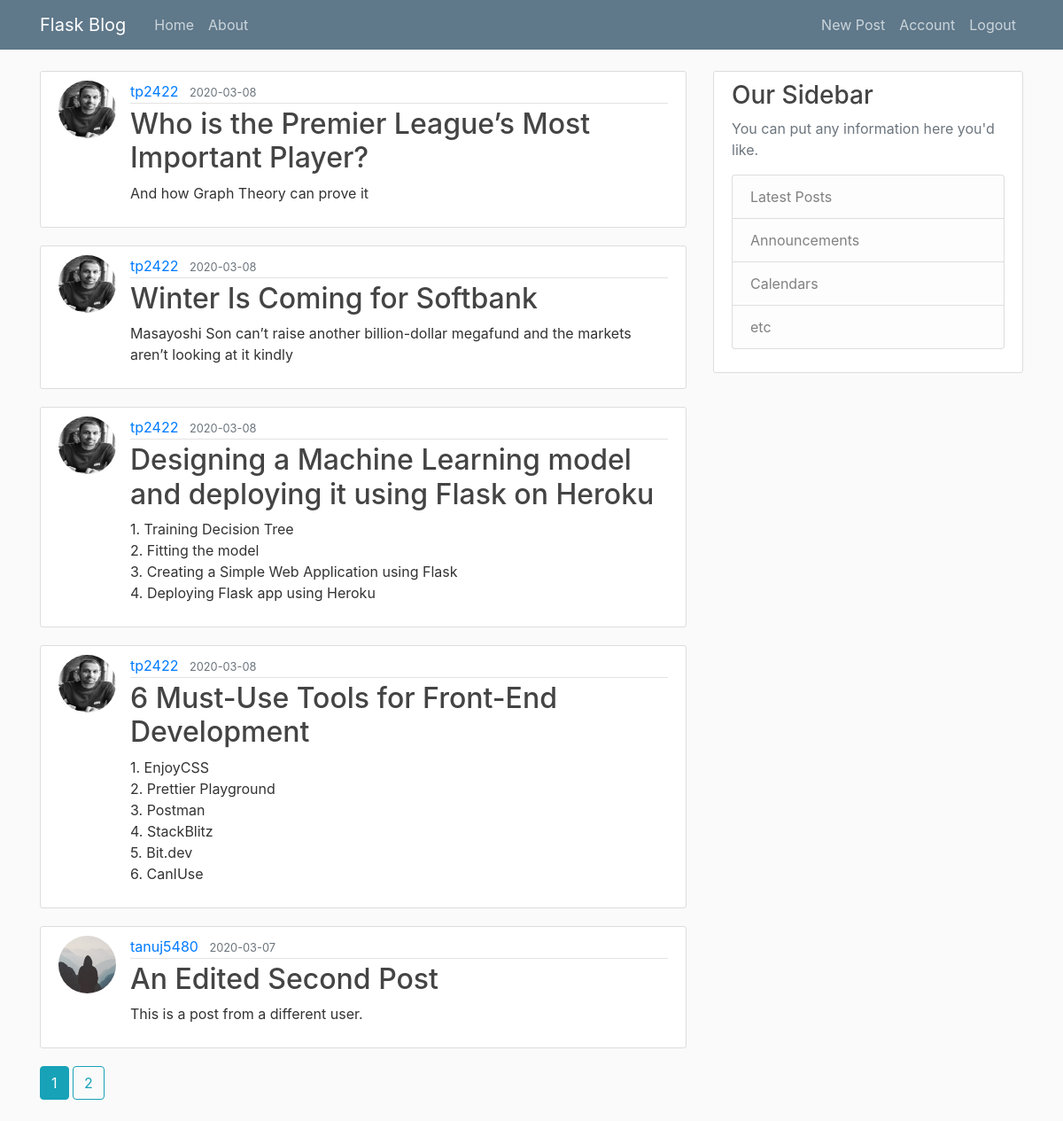
The app's page /home (signed in) with its own data.
### flaskblog/models.py (models this page shows, shortened)
class Post(db.Model):
	id = db.Column(db.Integer, primary_key=True)
	title = db.Column(db.String(100), nullable=False)
	date_posted = db.Column(db.DateTime, nullable=False, default=datetime.utcnow)
	content = db.Column(db.Text, nullable=False)
	user_id = db.Column(db.Integer, db.ForeignKey('user.id'), nullable=False)

class User(db.Model, UserMixin):
	id = db.Column(db.Integer, primary_key=True)
	username = db.Column(db.String(20), unique= True, nullable = False)
	email = db.Column(db.String(120), unique=True, nullable=False)
	image_file = db.Column(db.String(20), nullable=False, default='default.jpg')
	password = db.Column(db.String(60), nullable=False)
	posts = db.relationship('Post', backref='author', lazy=True)

### flaskblog/main/routes.py (the view)
@main.route('/')
@main.route('/home')
def home():
	page=request.args.get('page',1, type=int)
	posts = Post.query.order_by(Post.date_posted.desc()).paginate(page=page, per_page=5)
	return render_template('home.html', posts=posts)

### flaskblog/models.py (called while the page is built)
@login_manager.user_loader
def load_user(user_id):
	return User.query.get(int(user_id))

### flaskblog/templates/home.html (shortened to what this page needs)
{% extends "layout.html" %}
{% block content %}
	{% for post in posts.items%}
		<article class="media content-section">
		<img class="rounded-circle article-img" src="{{ url_for('static', filename='profile_pics/' + post.author.image_file) }}">
		  <div class="media-body">
		    <div class="article-metadata">
		      <a class="mr-2" href="{{ url_for('users.user_posts', username=post.author.username) }}">{{ post.author.username }}</a>
		      <small class="text-muted">{{ post.date_posted.strftime('%Y-%m-%d') }}</small>
		    </div>
		    <h2><a class="article-title" href="{{ url_for('posts.post', post_id=post.id) }}">{{ post.title }}</a></h2>
		    <p class="article-content">{{ post.content }}</p>
		  </div>
		</article>
	{% endfor %}
	{% for page_num in posts.iter_pages(left_edge=1, right_edge=1, left_current=1, right_current=2) %}
		{% if page_num %}
			{% if posts.page == page_num %}
				<a class="btn btn-info mb-4" href="{{ url_for('main.home', page=page_num) }}">{{ page_num }}</a>
			{% else %}
				<a class="btn btn-outline-info mb-4" href="{{ url_for('main.home', page=page_num) }}">{{ page_num }}</a>
			{% endif %}
		{% endif %}
	{% endfor %}
{% endblock content %}

### flaskblog/static/main.css (style rules this page uses)
body { background: #fafafa; color: #333333; margin-top: 5rem; }
h1, h2, h3, h4, h5, h6 { color: #444444; }
.content-section { background: #ffffff; padding: 10px 20px; border: 1px solid #dddddd; border-radius: 3px; margin-bottom: 20px; }
.article-title { color: #444444; }
.article-content { white-space: pre-line; }
.article-img { height: 65px; width: 65px; margin-right: 16px; }
.article-metadata { padding-bottom: 1px; margin-bottom: 4px; border-bottom: 1px solid #e3e3e3 }

### records on screen
Post: image_file (picture), author.username "tp2422", date_posted "2020-03-08", title "Who is the Premier League’s Most Important Player?", content "And how Graph Theory can prove it"
Post: image_file (picture), author.username "tp2422", date_posted "2020-03-08", title "Winter Is Coming for Softbank", content "Masayoshi Son can’t raise another billion-dollar megafund and the markets aren’t looking at it kindly"
Post: image_file (picture), author.username "tp2422", date_posted "2020-03-08", title "Designing a Machine Learning model and deploying it using Flask on Heroku", content "1. Training Decision Tree 2. Fitting the model 3. Creating a Simple Web Application using Flask 4. Deploying Flask app using Heroku"
Post: image_file (picture), author.username "tp2422", date_posted "2020-03-08", title "6 Must-Use Tools for Front-End Development", content "1. EnjoyCSS 2. Prettier Playground 3. Postman 4. StackBlitz 5. Bit.dev 6. CanIUse"
Post: image_file (placeholder picture), author.username "tanuj5480", date_posted "2020-03-07", title "An Edited Second Post", content "This is a post from a different user."

### other values on screen
{{ page_num }} "1"
{{ page_num }} "2"
